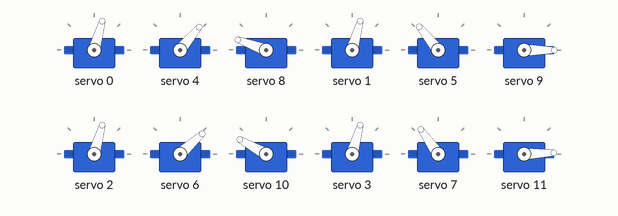
Bench run of a program on a simulated Arduino Nano, built with avr-gcc and run on an emulated ATmega328P. Parts: 12 × servo.

Above: at 0.1 s.
At 2.13 s:
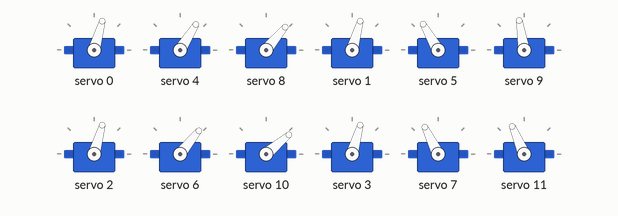
At 7.8 s:
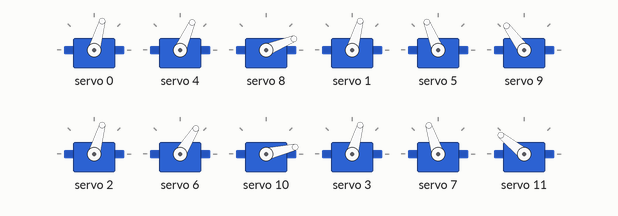
At 16.5 s:
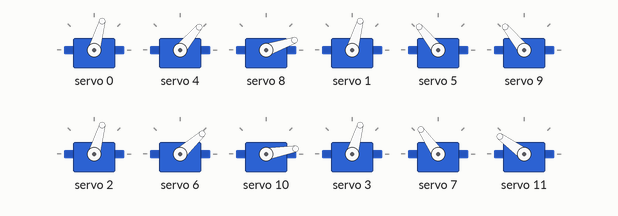
At 21.1 s:
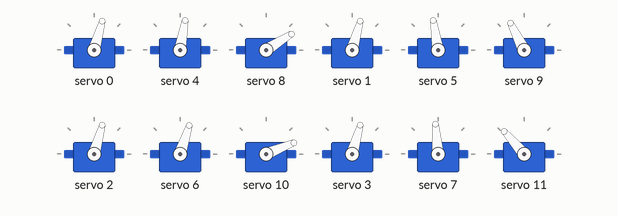
At 29.6 s:
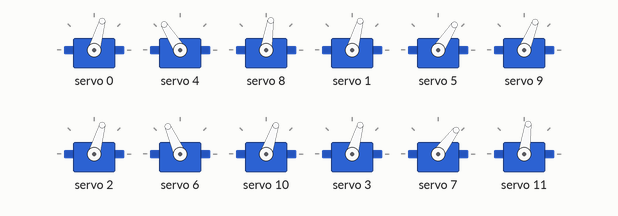
Timing chart, 0 to 40.0 s (numbered marks = the images above):
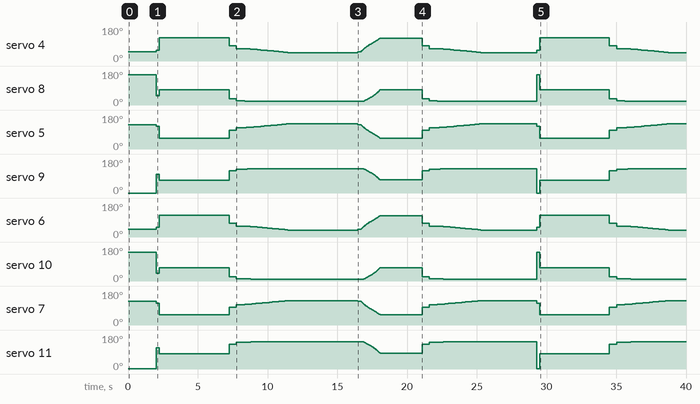

The program:

main.cpp
```cpp
#include"spider.hpp"

spiderbot aranha;

void setup() {
  Serial.begin(9600);
  aranha.begin();
  aranha.setToInitialPosition();
}


void loop() {
  delay(2000);
  aranha.standUp();
  delay(5000);
  aranha.rest();
  // aranha.goDoggy();
  delay(5000);
  aranha.riseSlowly();
  delay(3000);
  aranha.rest();
  delay(2000);
  // command_by_serial_PolarPosition(aranha);
  //                                 //  r z theta
  // aranha.moveLimbPolar(robot0.limbs[0], 4, 4, 90 );
  // delay(2000);
  // aranha.moveLimbPolar(robot0.limbs[0], 4, 8, 90 );
  // delay(2000);
  // aranha.moveLimbPolar(robot0.limbs[0], 4, 4, 90 );
  // delay(2000);
  // aranha.moveLimbPolar(robot0.limbs[0], 8, 4, 90 );
  // delay(2000);
  // aranha.moveLimbPolar(robot0.limbs[0], 4, 4, 90 );
  // delay(2000);
  // aranha.moveLimbPolar(robot0.limbs[0], 4, 4, 45 );
  // delay(2000);
  // aranha.moveLimbPolar(robot0.limbs[0], 16, 0, 90 );
  // delay(2000);
}
```

spider.hpp
```cpp
/*
A very beatiful description will go here in the nearby future
*/

//  - - - - - Including the necessary libraries - - - - - - - - - - - - - - - //
#include <Wire.h>
#include <Adafruit_PWMServoDriver.h>
//  - - - - - - - - - - - - - - - - - - - - - - - - - - - - - - - - - - - - - //

//  - - - - - PWM limits for the Adafruit_PWMServoDriver, - - - - - - - - - - //
//  - - - - - Specifying the pulse lenght limit for the servos  - - - - - - - //
#define SERVOMIN  140 // this is the 'minimum' pulse length count (out of 4096)
#define SERVOMAX  500 // this is the 'maximum' pulse length count (out of 4096)
//  - - - - - - - - - - - - - - - - - - - - - - - - - - - - - - - - - - - - - //

//  - - - - - Defining the number of servos in the overall robot- - - - - - - //
#define NUM_LEGS 4 //Number of legs to be considered
#define NUM_SERVOS_PER_LEG 3 //Number of servos per leg
//  - - - - - - - - - - - - - - - - - - - - - - - - - - - - - - - - - - - - - //

//  - - - - - Defining the relation robot_position -> slot in servo driver- - //
//  - - - - - Where T stand for thighs, K for knees and F for feet -  - - - - //
#define T_0 0
#define T_1 1
#define T_2 2
#define T_3 3

#define K_0 4
#define K_1 5
#define K_2 6
#define K_3 7

#define F_0 8
#define F_1 9
#define F_2 10
#define F_3 11
//  - - - - - -This defines the angular offset in each servo due to assembly- //
//I dont know if this is correct, must check
#define T_0_OFF 0
#define T_1_OFF 0
#define T_2_OFF 0
#define T_3_OFF 0

#define K_0_OFF -20 //OK
#define K_1_OFF 20 //OK
#define K_2_OFF -10// OK
#define K_3_OFF 15 //OK

#define F_0_OFF -20 // OK
#define F_1_OFF -18
#define F_2_OFF -8
#define F_3_OFF 0 //OK
//  - - - - - - - - - - - - - - - - - - - - - - - - - - - - - - - - - - - - - //

//  - - - - - -Structures representing the robot configuration  - - - - - - - //
// Defining the structures
struct joint
{
  int servo_num;
  int servo_offset;
  bool bIsInverted;
};

struct limb
{
  joint joints[NUM_SERVOS_PER_LEG];
};

struct body
{
  limb limbs[NUM_LEGS];
};

// Assigning the structures to the servos and offsets
static joint thigh0
{
  T_0,
  T_0_OFF,
  true
};
static joint thigh1
{
  T_1,
  T_1_OFF,
  false
};
static joint thigh2
{
  T_2,
  T_2_OFF,
  true
};
static joint thigh3
{
  T_3,
  T_3_OFF,
  false
};
static joint knee0
{
  K_0,
  K_0_OFF,
  true
};
static joint knee1
{
  K_1,
  K_1_OFF,
  false
};
static joint knee2
{
  K_2,
  K_2_OFF,
  true
};
static joint knee3
{
  K_3,
  K_3_OFF,
  false
};
static joint foot0
{
  F_0,
  F_0_OFF,
  true
};
static joint foot1
{
  F_1,
  F_1_OFF,
  false
};
static joint foot2
{
  F_2,
  F_2_OFF,
  true
};
static joint foot3
{
  F_3,
  F_3_OFF,
  false
};

static limb limb0
{
  {thigh0, knee0, foot0}
};
static limb limb1
{
  {thigh1, knee1, foot1}
};
static limb limb2
{
  {thigh2, knee2, foot2}
};
static limb limb3
{
  {thigh3, knee3, foot3}
};

static body robot0
{
  {limb0, limb1, limb2, limb3}
};
//  - - - - - - - - - - - - - - - - - - - - - - - - - - - - - - - - - - - - - //

struct limbPosition
{
  int thighAngle;
  int kneeAngle;
  int footAngle;
};
void command_by_serial_PolarPosition(struct spiderbot aranha1);

class spiderbot
{
public:
  void begin();
  void moveLimbPolar(limb _limb, double r, double z, double theta);
  void setToInitialPosition();
  void standUp();
  void goDoggy();
  void rest();
  void riseSlowly();
  void moveAngle(int junta, int grau,int off);
  void frente(int junta,int dist,int alt_atual,int amp,int vel);
  body body0 = robot0;

// private:

  void _moveJointAngle(joint _joint, int degree);
  void _setLimbPosition(limb _limb, limbPosition desired_position);
  void _inverseKinematic(double x,double y, int* a1, int* a2);
};
```

aux_functions.cpp
```cpp
#include"spider.hpp"

void command_by_serial_PolarPosition(struct spiderbot aranha1)
{
  String _limb;
  struct position{
    String r;
    String z;
    String theta;
  };
  position desired;


  while (Serial.available())
  {
    Serial.print("Selected Limb: ");
    _limb = Serial.readStringUntil('\n');
  }

  if (_limb.length() >0)
  {
    Serial.println(_limb);  //so you can see the captured string
    Serial.print("Enter r, z and theta :\nr:");

    limb realLimb;
    switch (_limb.toInt()) {
      case 0:
        realLimb.joints[0] = thigh0;
        realLimb.joints[1] = knee0;
        realLimb.joints[2] = foot0;
        break;
      case 1:
        realLimb.joints[0] = thigh1;
        realLimb.joints[1] = knee1;
        realLimb.joints[2] = foot1;
        break;
      case 2:
        realLimb.joints[0] = thigh2;
        realLimb.joints[1] = knee2;
        realLimb.joints[2] = foot2;
        break;
      case 3:
        realLimb.joints[0] = thigh3;
        realLimb.joints[1] = knee3;
        realLimb.joints[2] = foot3;
        break;
    }

    while(!Serial.available());
    while (Serial.available())
    {
      desired.r = Serial.readStringUntil('\n');
    }
    if (desired.r.length() >0)
    {
      Serial.println(desired.r);  //so you can see the captured string
      Serial.print("z:");
      int r_ = desired.r.toInt();  //convert readString into a number

      while(!Serial.available());
      while (Serial.available())
      {
        desired.z = Serial.readStringUntil('\n');
      }
      if (desired.z.length() >0)
      {
        Serial.println(desired.z);  //so you can see the captured string
        Serial.print("theta:");
        int z_ = desired.z.toInt();  //convert readString into a number

        while(!Serial.available());
        while (Serial.available())
        {
          desired.theta = Serial.readStringUntil('\n');
        }
        if (desired.theta.length() >0)
        {
          Serial.println(desired.theta);  //so you can see the captured string
          Serial.print("Moving leg...");
          int theta_ = desired.theta.toInt();  //convert readString into a number
          aranha1.moveLimbPolar(realLimb, r_, z_, theta_);
        }
      }
      _limb=""; //empty for next input
      desired.r=""; //empty for next input
      desired.z=""; //empty for next input
      desired.theta=""; //empty for next input
    }
  }
}
```

spider.cpp
```cpp
#include"spider.hpp"
#include <math.h>
// #define PI 3.14159265


//  - - - - - Defining the size, in cm, of the limb's parts   - - - - - - - - //
#define L1 7.8
#define L2 10
//  - - - - - - - - - - - - - - - - - - - - - - - - - - - - - - - - - - - - - //

//  - - - - - Defining the Servo Driver's object  - - - - - - - - - - - - - - //
Adafruit_PWMServoDriver pwm;
//  - - - - - - - - - - - - - - - - - - - - - - - - - - - - - - - - - - - - - //

//  - - - - - Performs the Inverse Cinematic, to determine the distance and-  //
//  - - - - - height of the tip of the foot in relation to the knee servo - - //

void spiderbot::_inverseKinematic(double x,double y, int* a1, int* a2)
{
  double B = sqrt((x*x)+(y*y));
  double alpha1 = acos(y/B);
  double alpha2 = acos(((L2*L2)-(B*B)-(L1*L1))/(-2*B*L1));
  alpha1 = int((alpha1 + alpha2)* (180 / PI));

  alpha2 = int(acos((-(L1*L1)-(L2*L2)+(B*B))/(-2*L2*L1))* (180 / PI));
  alpha2 = int(180 -alpha2 +45);

  if ((alpha1>0) && (alpha1<180)){
    *a1=alpha1;
  }
  if ((alpha2>0) && (alpha2<180)){
  *a2=alpha2;
  }
}
//  - - - - - - - - - - - - - - - - - - - - - - - - - - - - - - - - - - - - - //

void spiderbot::_moveJointAngle(joint _joint, int degree)
{
  int internal_degree = degree + _joint.servo_offset;
  if (_joint.bIsInverted)
  {
    internal_degree = 180 - internal_degree;
  }
    pwm.setPWM(_joint.servo_num,0,(map(internal_degree,0,180,SERVOMIN,SERVOMAX)));
}

void spiderbot::_setLimbPosition(limb _limb, limbPosition desired_position) {
  _moveJointAngle(_limb.joints[0], desired_position.thighAngle);
  _moveJointAngle(_limb.joints[1], desired_position.kneeAngle);
  _moveJointAngle(_limb.joints[2], desired_position.footAngle);
}

void spiderbot::moveLimbPolar(limb _limb, double r, double z, double theta)
{
  // r = radius
  // z = height
  // theta = rotation (at base)
  limbPosition desired;
  _inverseKinematic(r, z, &desired.kneeAngle, &desired.footAngle);
  desired.thighAngle = theta;
  _setLimbPosition(_limb, desired);
}

void spiderbot::setToInitialPosition()
{
  for(int j=0;j<=3;j++){
    moveLimbPolar(robot0.limbs[j], 5, 4, 90);
  }
}

void spiderbot::standUp()
{
  for(int i=0; i<=3; i++)
  {
    moveLimbPolar(robot0.limbs[i], 5, 5, 90);
  }
  delay(200);
  for(int i=0; i<=3; i++)
  {
    moveLimbPolar(robot0.limbs[i], 5, 15, 90);
  }
}

void spiderbot::riseSlowly()
{
  for(int i=0; i<=3; i++)
  {
    moveLimbPolar(robot0.limbs[i], 5, 4, 90);
  }
  delay(200);
  double a;
  for (int j = 400;j<1500;j=j+10){
    for(int i=0; i<=3; i++)
      {
      a=double(j);
    moveLimbPolar(robot0.limbs[i], 5, a/100 , 90);
    }
  }
}

void spiderbot::rest()
{
  for(int i=0; i<=3; i++)
  {
    moveLimbPolar(robot0.limbs[i], 5, 8, 90);
  }
  delay(500);
  for(int i=0; i<=3; i++)
  {
    moveLimbPolar(robot0.limbs[i], 5, 6, 90);
  }
  delay(500);
  double a;
  for (int j = 600;j>350;j--){
    for(int i=0; i<=3; i++)
      {
      a=double(j);
    moveLimbPolar(robot0.limbs[i], 5, a/100 , 90);
    }
  }
}

void spiderbot::goDoggy()
{
  for(int i=0; i<=3; i++)
  {
    moveLimbPolar(robot0.limbs[i], 5, 12, 45);
  }
}


void spiderbot::begin()//inilicializo a placa dos servos
{
  pwm.begin();
  pwm.setPWMFreq(60);  // Analog servos run at ~60 Hz update
}
```

Measured:
- by itself, servo 4: 50° → 58° at 2.0 s, → 122° 0.22 s later, → 80° 5.0 s later, → 66° 0.51 s later, … (111 changes in this stretch)
- by itself, servo 8: 160° → 50° at 2.0 s, → 81° 0.22 s later, → 32° 5.0 s later, → 22° 0.51 s later, … (51 changes in this stretch)
- by itself, servo 6: 42° → 51° at 2.0 s, → 114° 0.21 s later, → 72° 5.0 s later, → 58° 0.51 s later, … (111 changes in this stretch)
- by itself, servo 10: 151° → 40° at 2.0 s, → 71° 0.21 s later, → 22° 5.0 s later, → 13° 0.51 s later, … (50 changes in this stretch)
